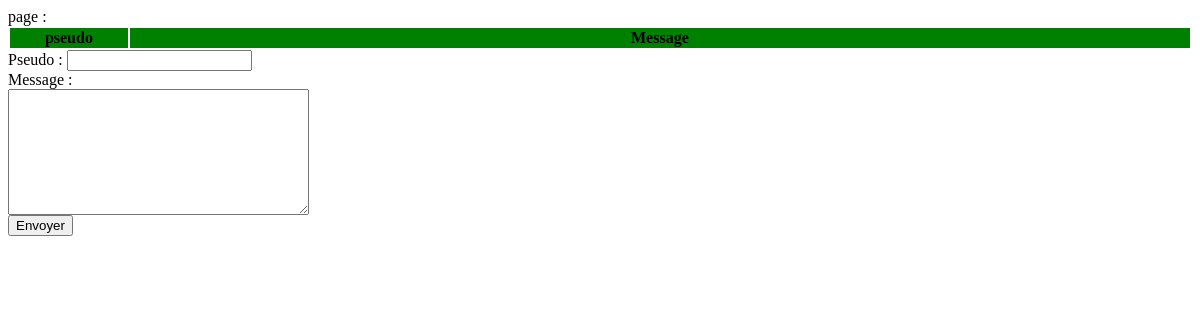
Before: /php/test_commentaires.php with the older database file.
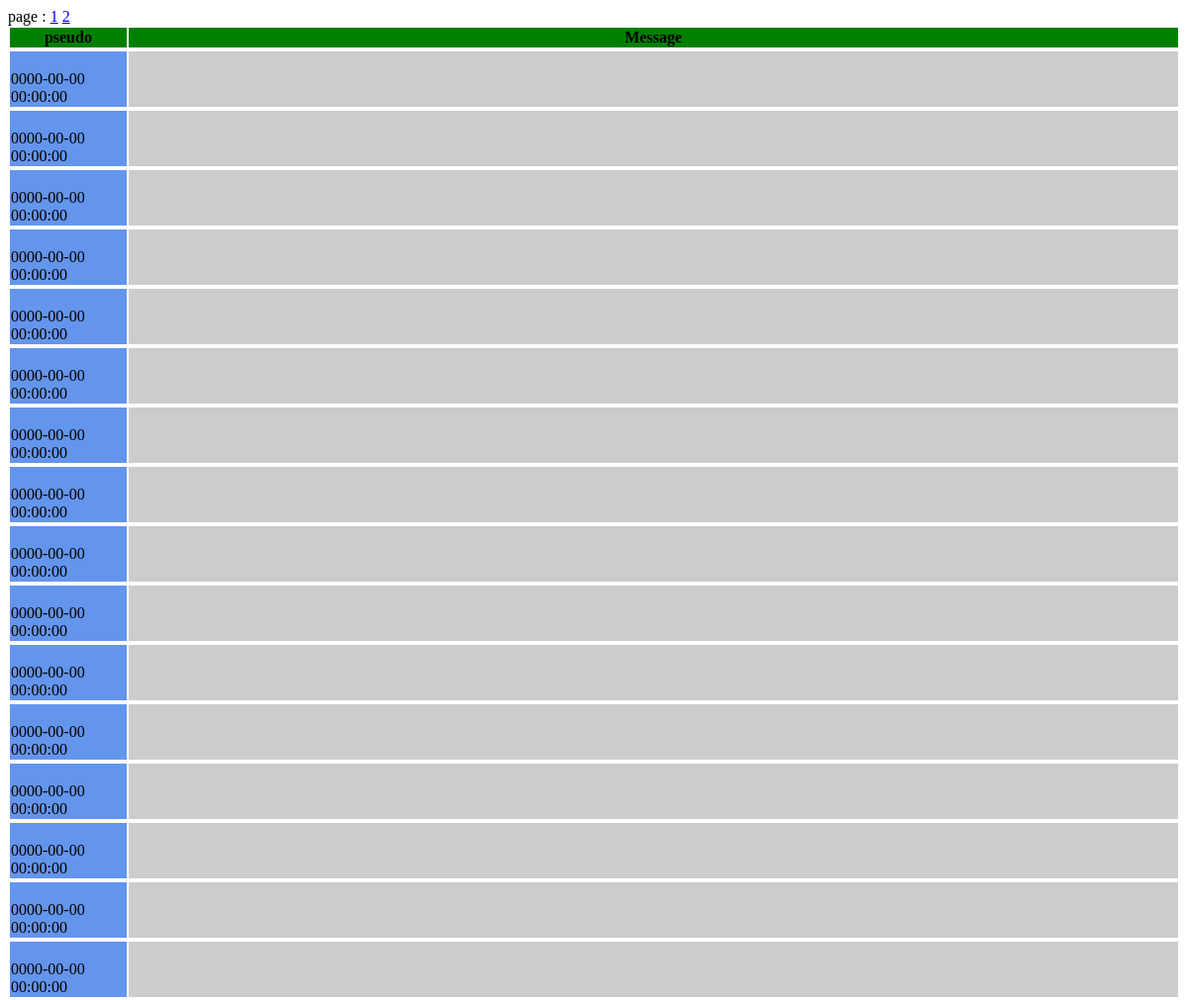
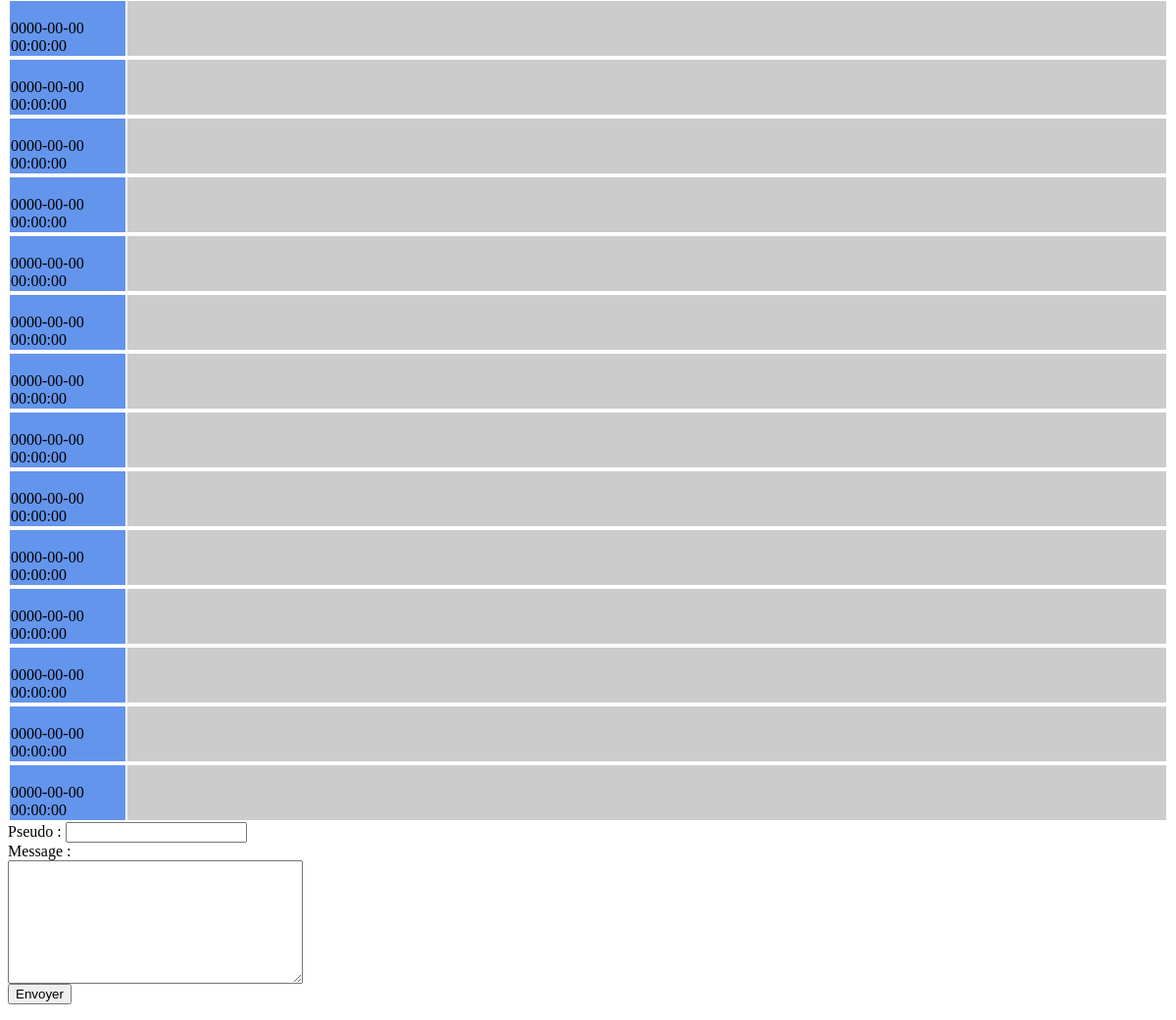
After: the same page with the newer database file (2 pictures, top to bottom).
### tables this page shows
CREATE TABLE IF NOT EXISTS `commentaires` (
  `id` int NOT NULL AUTO_INCREMENT,
  `commentaire` text NOT NULL,
  `id_utilisateur` int NOT NULL,
  `date` datetime NOT NULL,
  PRIMARY KEY (`id`)
);

### php/test_commentaires.php (the view, shortened to what this page needs)
<?php
require('config.php');
$query = mysqli_query($conn, 'SELECT COUNT(*) FROM commentaires');
$d = mysqli_fetch_array($query);
$totalDesMessages = $d['COUNT(*)'];
$nombreDePages  = ceil($totalDesMessages / 30);
for ($i = 1; $i <= $nombreDePages; $i++) {
    echo '<a href="guestbook.php?page=' . $i . '">' . $i . '</a> ';
}
echo '<table width=100%>
<tr>
<th width=10% bgcolor=green> pseudo</th>
<th width=90% bgcolor=green>Message</font></th>
</tr>
</table>';
if (isset($_GET['page'])) {
    $page = $_GET['page'];
} else
{
    $page = 1;
}
$premierMessageAafficher = ($page - 1) * 30;
$reponse = mysqli_query($conn, 'SELECT * FROM commentaires ORDER BY id DESC LIMIT ' . $premierMessageAafficher . ', ' . 30);
while ($d = mysqli_fetch_array($reponse)) {
    ?>
    <table>
        <tr>
            <td width=900px bgcolor=#6495ED>
                <?php echo '<b>' . $d['pseudo'] . ' </b><br/> ' . $d['date'] . ''; ?>
            </td>
            <td width=90% bgcolor=#cccccc>
            </td>
    </table>
<?php
}
?>
<!DOCTYPE html>
<html lang="en">
<head>
</head>
<body>
    <form method="post" action="commentaires.php">
        Pseudo : <input name="pseudo" maxlength="8" /><br />
        Message :<br />
        <textarea name="message" rows="8" cols="35"> </textarea> <br />
        <input type="submit" value="Envoyer" />
    </form>
</body>
</html>

Changed rows visible on the page:
added commentaires: date "0000-00-00 00:00:00"
added commentaires: date "0000-00-00 00:00:00"
added commentaires: date "0000-00-00 00:00:00"
added commentaires: date "0000-00-00 00:00:00"
added commentaires: date "0000-00-00 00:00:00"
added commentaires: date "0000-00-00 00:00:00"
added commentaires: date "0000-00-00 00:00:00"
added commentaires: date "0000-00-00 00:00:00"
added commentaires: date "0000-00-00 00:00:00"
added commentaires: date "0000-00-00 00:00:00"
added commentaires: date "0000-00-00 00:00:00"
added commentaires: date "0000-00-00 00:00:00"
added commentaires: date "0000-00-00 00:00:00"
added commentaires: date "0000-00-00 00:00:00"
added commentaires: date "0000-00-00 00:00:00"
added commentaires: date "0000-00-00 00:00:00"
added commentaires: date "0000-00-00 00:00:00"
added commentaires: date "0000-00-00 00:00:00"
added commentaires: date "0000-00-00 00:00:00"
added commentaires: date "0000-00-00 00:00:00"
added commentaires: date "0000-00-00 00:00:00"
added commentaires: date "0000-00-00 00:00:00"
added commentaires: date "0000-00-00 00:00:00"
added commentaires: date "0000-00-00 00:00:00"
added commentaires: date "0000-00-00 00:00:00"
added commentaires: date "0000-00-00 00:00:00"
added commentaires: date "0000-00-00 00:00:00"
added commentaires: date "0000-00-00 00:00:00"
added commentaires: date "0000-00-00 00:00:00"
added commentaires: date "0000-00-00 00:00:00"
Other visible differences:
new list line: "1"
new list line: "2"
